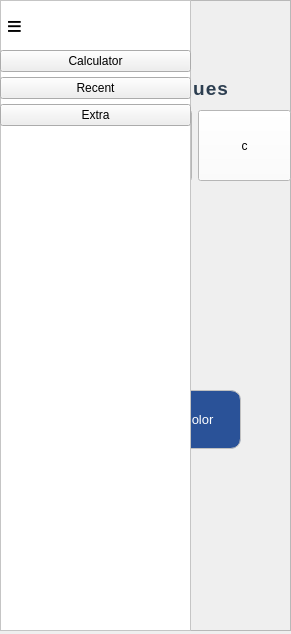
<?xml version="1.0" encoding="UTF-8"?>
<ui version="4.0">
 <class>extra</class>
 <widget class="QWidget" name="extra">
  <property name="geometry">
   <rect>
    <x>0</x>
    <y>0</y>
    <width>291</width>
    <height>634</height>
   </rect>
  </property>
  <property name="font">
   <font>
    <pointsize>10</pointsize>
   </font>
  </property>
  <property name="windowTitle">
   <string>Form</string>
  </property>
  <widget class="QFrame" name="frame_extra">
   <property name="geometry">
    <rect>
     <x>0</x>
     <y>0</y>
     <width>291</width>
     <height>631</height>
    </rect>
   </property>
   <property name="styleSheet">
    <string notr="true">color: white;
</string>
   </property>
   <property name="frameShape">
    <enum>QFrame::Shape::StyledPanel</enum>
   </property>
   <property name="frameShadow">
    <enum>QFrame::Shadow::Raised</enum>
   </property>
   <widget class="QPushButton" name="pushButton_sideBarOpen">
    <property name="geometry">
     <rect>
      <x>0</x>
      <y>0</y>
      <width>70</width>
      <height>49</height>
     </rect>
    </property>
    <property name="sizePolicy">
     <sizepolicy hsizetype="Expanding" vsizetype="Expanding">
      <horstretch>0</horstretch>
      <verstretch>0</verstretch>
     </sizepolicy>
    </property>
    <property name="maximumSize">
     <size>
      <width>195</width>
      <height>75</height>
     </size>
    </property>
    <property name="styleSheet">
     <string notr="true">border: none;
padding: 5px;
font-size: 26px;
color: black;
    font-weight: bold;</string>
    </property>
    <property name="text">
     <string>≡      </string>
    </property>
    <property name="checkable">
     <bool>true</bool>
    </property>
   </widget>
   <widget class="QWidget" name="horizontalLayoutWidget_2">
    <property name="geometry">
     <rect>
      <x>0</x>
      <y>110</y>
      <width>291</width>
      <height>71</height>
     </rect>
    </property>
    <layout class="QHBoxLayout" name="horizontalLayout">
     <item>
      <widget class="QPushButton" name="pushButton_pi">
       <property name="sizePolicy">
        <sizepolicy hsizetype="Expanding" vsizetype="Expanding">
         <horstretch>0</horstretch>
         <verstretch>0</verstretch>
        </sizepolicy>
       </property>
       <property name="maximumSize">
        <size>
         <width>10001000</width>
         <height>1000</height>
        </size>
       </property>
       <property name="styleSheet">
        <string notr="true">background-color: white;
color: black; 
</string>
       </property>
       <property name="text">
        <string>π</string>
       </property>
      </widget>
     </item>
     <item>
      <widget class="QPushButton" name="pushButton_e">
       <property name="sizePolicy">
        <sizepolicy hsizetype="Expanding" vsizetype="Expanding">
         <horstretch>0</horstretch>
         <verstretch>0</verstretch>
        </sizepolicy>
       </property>
       <property name="maximumSize">
        <size>
         <width>10001000</width>
         <height>1000</height>
        </size>
       </property>
       <property name="styleSheet">
        <string notr="true">background-color: white;
color: black; 
</string>
       </property>
       <property name="text">
        <string>e</string>
       </property>
      </widget>
     </item>
     <item>
      <widget class="QPushButton" name="pushButton_speedoflight">
       <property name="sizePolicy">
        <sizepolicy hsizetype="Expanding" vsizetype="Expanding">
         <horstretch>0</horstretch>
         <verstretch>0</verstretch>
        </sizepolicy>
       </property>
       <property name="maximumSize">
        <size>
         <width>10001000</width>
         <height>1000</height>
        </size>
       </property>
       <property name="styleSheet">
        <string notr="true">background-color: white;
color: black; 
</string>
       </property>
       <property name="text">
        <string>c</string>
       </property>
      </widget>
     </item>
    </layout>
   </widget>
   <widget class="QLabel" name="label">
    <property name="geometry">
     <rect>
      <x>0</x>
      <y>70</y>
      <width>291</width>
      <height>41</height>
     </rect>
    </property>
    <property name="styleSheet">
     <string notr="true">background-color: transparent;

    color: #2c3e50;
    font-family: &quot;Segoe UI&quot;, Arial, sans-serif;
    font-size: 14pt;
    font-weight: bold;
    letter-spacing: 1px;
    padding-bottom: 4px;

</string>
    </property>
    <property name="text">
     <string>Scientific Values</string>
    </property>
    <property name="alignment">
     <set>Qt::AlignmentFlag::AlignCenter</set>
    </property>
   </widget>
   <widget class="QPushButton" name="pushButton_change_color">
    <property name="geometry">
     <rect>
      <x>40</x>
      <y>390</y>
      <width>201</width>
      <height>59</height>
     </rect>
    </property>
    <property name="sizePolicy">
     <sizepolicy hsizetype="Expanding" vsizetype="Expanding">
      <horstretch>0</horstretch>
      <verstretch>0</verstretch>
     </sizepolicy>
    </property>
    <property name="maximumSize">
     <size>
      <width>1000</width>
      <height>1000</height>
     </size>
    </property>
    <property name="font">
     <font>
      <pointsize>10</pointsize>
      <bold>false</bold>
      <underline>false</underline>
     </font>
    </property>
    <property name="styleSheet">
     <string notr="true">background-color: #2a5298;
font-size: 8;
color: white; 
border: 1px solid #c0c0c0;
border-radius: 10px;</string>
    </property>
    <property name="text">
     <string>Change Backround Color</string>
    </property>
   </widget>
   <widget class="QLabel" name="label_2">
    <property name="geometry">
     <rect>
      <x>0</x>
      <y>340</y>
      <width>291</width>
      <height>41</height>
     </rect>
    </property>
    <property name="font">
     <font>
      <family>Segoe UI</family>
      <pointsize>14</pointsize>
      <bold>true</bold>
      <underline>false</underline>
     </font>
    </property>
    <property name="styleSheet">
     <string notr="true">
background-color: transparent;
    color: #2c3e50;
    font-family: &quot;Segoe UI&quot;, Arial, sans-serif;
    font-size: 14pt;
    font-weight: bold;
    letter-spacing: 1px;
    padding-bottom: 4px;
</string>
    </property>
    <property name="text">
     <string>Extra</string>
    </property>
    <property name="alignment">
     <set>Qt::AlignmentFlag::AlignCenter</set>
    </property>
   </widget>
   <widget class="QFrame" name="sidebarMenu">
    <property name="geometry">
     <rect>
      <x>0</x>
      <y>0</y>
      <width>191</width>
      <height>631</height>
     </rect>
    </property>
    <property name="styleSheet">
     <string notr="true">QFrame {
    background-color: white;
    border-right: 1px solid #E0E0E0;


}</string>
    </property>
    <property name="frameShape">
     <enum>QFrame::Shape::StyledPanel</enum>
    </property>
    <property name="frameShadow">
     <enum>QFrame::Shadow::Raised</enum>
    </property>
    <widget class="QWidget" name="horizontalLayoutWidget">
     <property name="geometry">
      <rect>
       <x>0</x>
       <y>0</y>
       <width>272</width>
       <height>51</height>
      </rect>
     </property>
     <layout class="QHBoxLayout" name="horizontalLayout_3">
      <property name="spacing">
       <number>0</number>
      </property>
      <item>
       <widget class="QPushButton" name="pushButton_sideBarClose">
        <property name="sizePolicy">
         <sizepolicy hsizetype="Expanding" vsizetype="Expanding">
          <horstretch>0</horstretch>
          <verstretch>0</verstretch>
         </sizepolicy>
        </property>
        <property name="maximumSize">
         <size>
          <width>195</width>
          <height>75</height>
         </size>
        </property>
        <property name="styleSheet">
         <string notr="true">border: none;
padding: 5px;
font-size: 26px;
color: black;
font-weight: bold;</string>
        </property>
        <property name="text">
         <string>≡      </string>
        </property>
        <property name="checkable">
         <bool>true</bool>
        </property>
       </widget>
      </item>
      <item>
       <widget class="QFrame" name="frame">
        <property name="minimumSize">
         <size>
          <width>200</width>
          <height>0</height>
         </size>
        </property>
        <property name="maximumSize">
         <size>
          <width>16777215</width>
          <height>75</height>
         </size>
        </property>
        <property name="styleSheet">
         <string notr="true">border: none;
       background-color: transparent;</string>
        </property>
        <property name="frameShape">
         <enum>QFrame::Shape::StyledPanel</enum>
        </property>
        <property name="frameShadow">
         <enum>QFrame::Shadow::Raised</enum>
        </property>
       </widget>
      </item>
     </layout>
    </widget>
    <widget class="QWidget" name="verticalLayoutWidget">
     <property name="geometry">
      <rect>
       <x>0</x>
       <y>50</y>
       <width>191</width>
       <height>371</height>
      </rect>
     </property>
     <layout class="QVBoxLayout" name="verticalLayout_3">
      <property name="spacing">
       <number>5</number>
      </property>
      <item>
       <widget class="QPushButton" name="pushButton_calculator">
        <property name="styleSheet">
         <string notr="true">color: black;</string>
        </property>
        <property name="text">
         <string>Calculator</string>
        </property>
       </widget>
      </item>
      <item>
       <widget class="QPushButton" name="pushButton_recent">
        <property name="styleSheet">
         <string notr="true">color: black;</string>
        </property>
        <property name="text">
         <string>Recent</string>
        </property>
       </widget>
      </item>
      <item>
       <widget class="QPushButton" name="pushButton_extra">
        <property name="styleSheet">
         <string notr="true">color: black;</string>
        </property>
        <property name="text">
         <string>Extra</string>
        </property>
       </widget>
      </item>
      <item>
       <spacer name="verticalSpacer">
        <property name="orientation">
         <enum>Qt::Orientation::Vertical</enum>
        </property>
        <property name="sizeType">
         <enum>QSizePolicy::Policy::Expanding</enum>
        </property>
        <property name="sizeHint" stdset="0">
         <size>
          <width>20</width>
          <height>40</height>
         </size>
        </property>
       </spacer>
      </item>
     </layout>
    </widget>
   </widget>
  </widget>
 </widget>
 <resources/>
 <connections/>
</ui>
